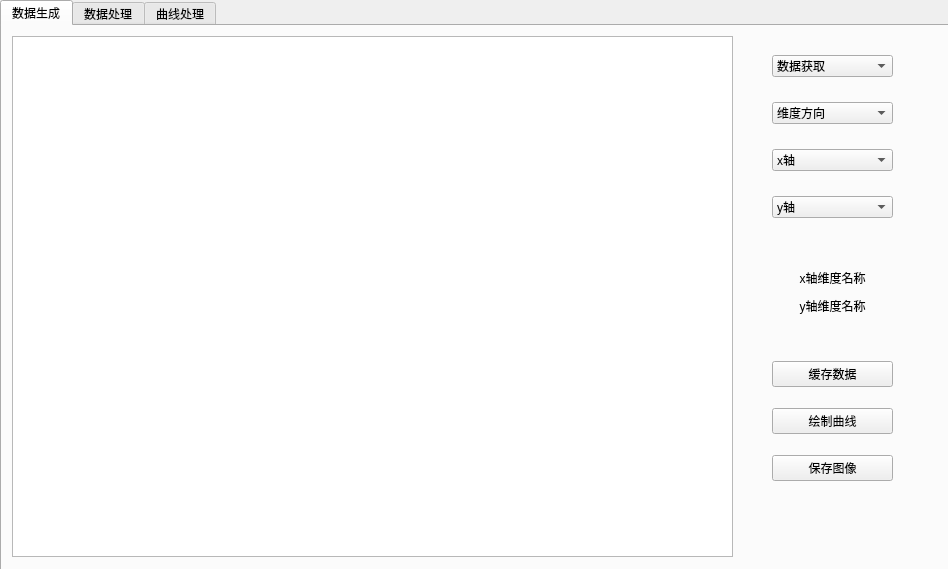
<?xml version="1.0" encoding="UTF-8"?>
<ui version="4.0">
 <class>Form</class>
 <widget class="QWidget" name="Form">
  <property name="geometry">
   <rect>
    <x>0</x>
    <y>0</y>
    <width>948</width>
    <height>569</height>
   </rect>
  </property>
  <property name="windowTitle">
   <string>Form</string>
  </property>
  <widget class="QTabWidget" name="tabWidget">
   <property name="geometry">
    <rect>
     <x>0</x>
     <y>0</y>
     <width>951</width>
     <height>571</height>
    </rect>
   </property>
   <property name="currentIndex">
    <number>0</number>
   </property>
   <widget class="QWidget" name="tab">
    <attribute name="title">
     <string>数据生成</string>
    </attribute>
    <widget class="QWidget" name="layoutWidget_2">
     <property name="geometry">
      <rect>
       <x>770</x>
       <y>10</y>
       <width>121</width>
       <height>201</height>
      </rect>
     </property>
     <layout class="QVBoxLayout" name="verticalLayout_3">
      <item>
       <widget class="QComboBox" name="comboBox">
        <item>
         <property name="text">
          <string>数据获取</string>
         </property>
        </item>
        <item>
         <property name="text">
          <string>读取图像</string>
         </property>
        </item>
        <item>
         <property name="text">
          <string>读取文件</string>
         </property>
        </item>
        <item>
         <property name="text">
          <string>手动输入</string>
         </property>
        </item>
        <item>
         <property name="text">
          <string>现有函数</string>
         </property>
        </item>
       </widget>
      </item>
      <item>
       <widget class="QComboBox" name="comboBox_2">
        <item>
         <property name="text">
          <string>维度方向</string>
         </property>
        </item>
        <item>
         <property name="text">
          <string>横向</string>
         </property>
        </item>
        <item>
         <property name="text">
          <string>纵向</string>
         </property>
        </item>
       </widget>
      </item>
      <item>
       <widget class="QComboBox" name="comboBox_3">
        <property name="sizePolicy">
         <sizepolicy hsizetype="Preferred" vsizetype="Fixed">
          <horstretch>0</horstretch>
          <verstretch>0</verstretch>
         </sizepolicy>
        </property>
        <property name="editable">
         <bool>false</bool>
        </property>
        <item>
         <property name="text">
          <string>x轴</string>
         </property>
        </item>
        <item>
         <property name="text">
          <string>维度1</string>
         </property>
        </item>
        <item>
         <property name="text">
          <string>维度2</string>
         </property>
        </item>
       </widget>
      </item>
      <item>
       <widget class="QComboBox" name="comboBox_4">
        <item>
         <property name="text">
          <string>y轴</string>
         </property>
        </item>
        <item>
         <property name="text">
          <string>维度1</string>
         </property>
        </item>
        <item>
         <property name="text">
          <string>维度2</string>
         </property>
        </item>
       </widget>
      </item>
     </layout>
    </widget>
    <widget class="QGraphicsView" name="graphicsView">
     <property name="geometry">
      <rect>
       <x>10</x>
       <y>10</y>
       <width>721</width>
       <height>521</height>
      </rect>
     </property>
    </widget>
    <widget class="QWidget" name="layoutWidget">
     <property name="geometry">
      <rect>
       <x>770</x>
       <y>320</y>
       <width>121</width>
       <height>151</height>
      </rect>
     </property>
     <layout class="QVBoxLayout" name="verticalLayout">
      <item>
       <widget class="QPushButton" name="pushButton_2">
        <property name="text">
         <string>缓存数据</string>
        </property>
       </widget>
      </item>
      <item>
       <widget class="QPushButton" name="pushButton_3">
        <property name="text">
         <string>绘制曲线</string>
        </property>
       </widget>
      </item>
      <item>
       <widget class="QPushButton" name="pushButton">
        <property name="text">
         <string>保存图像</string>
        </property>
       </widget>
      </item>
     </layout>
    </widget>
    <widget class="QWidget" name="layoutWidget">
     <property name="geometry">
      <rect>
       <x>770</x>
       <y>240</y>
       <width>121</width>
       <height>51</height>
      </rect>
     </property>
     <layout class="QVBoxLayout" name="verticalLayout_15">
      <item>
       <widget class="QLabel" name="label">
        <property name="mouseTracking">
         <bool>false</bool>
        </property>
        <property name="tabletTracking">
         <bool>false</bool>
        </property>
        <property name="autoFillBackground">
         <bool>false</bool>
        </property>
        <property name="text">
         <string>x轴维度名称</string>
        </property>
        <property name="alignment">
         <set>Qt::AlignCenter</set>
        </property>
        <property name="textInteractionFlags">
         <set>Qt::LinksAccessibleByMouse</set>
        </property>
       </widget>
      </item>
      <item>
       <widget class="QLabel" name="label_2">
        <property name="mouseTracking">
         <bool>false</bool>
        </property>
        <property name="tabletTracking">
         <bool>false</bool>
        </property>
        <property name="autoFillBackground">
         <bool>false</bool>
        </property>
        <property name="text">
         <string>y轴维度名称</string>
        </property>
        <property name="alignment">
         <set>Qt::AlignCenter</set>
        </property>
       </widget>
      </item>
     </layout>
    </widget>
   </widget>
   <widget class="QWidget" name="tab_2">
    <attribute name="title">
     <string>数据处理</string>
    </attribute>
    <widget class="QWidget" name="layoutWidget_8">
     <property name="geometry">
      <rect>
       <x>770</x>
       <y>30</y>
       <width>121</width>
       <height>411</height>
      </rect>
     </property>
     <layout class="QVBoxLayout" name="verticalLayout_11">
      <item>
       <widget class="QComboBox" name="comboBox_17">
        <item>
         <property name="text">
          <string>包络线</string>
         </property>
        </item>
        <item>
         <property name="text">
          <string>上包络线</string>
         </property>
        </item>
        <item>
         <property name="text">
          <string>下包络线</string>
         </property>
        </item>
        <item>
         <property name="text">
          <string>均值包络线</string>
         </property>
        </item>
       </widget>
      </item>
      <item>
       <widget class="QComboBox" name="comboBox_18">
        <item>
         <property name="text">
          <string>曲线拟合</string>
         </property>
        </item>
        <item>
         <property name="text">
          <string>线性拟合</string>
         </property>
        </item>
        <item>
         <property name="text">
          <string>非线性拟合</string>
         </property>
        </item>
       </widget>
      </item>
      <item>
       <widget class="QPushButton" name="pushButton_19">
        <property name="text">
         <string>傅里叶变换</string>
        </property>
       </widget>
      </item>
      <item>
       <widget class="QPushButton" name="pushButton_18">
        <property name="text">
         <string>频谱</string>
        </property>
       </widget>
      </item>
      <item>
       <widget class="QPushButton" name="pushButton_20">
        <property name="text">
         <string>PCA</string>
        </property>
       </widget>
      </item>
      <item>
       <widget class="QPushButton" name="pushButton_21">
        <property name="text">
         <string>混合高斯拟合</string>
        </property>
       </widget>
      </item>
     </layout>
    </widget>
    <widget class="QGraphicsView" name="graphicsView_6">
     <property name="geometry">
      <rect>
       <x>10</x>
       <y>10</y>
       <width>721</width>
       <height>521</height>
      </rect>
     </property>
    </widget>
    <widget class="QWidget" name="layoutWidget_9">
     <property name="geometry">
      <rect>
       <x>770</x>
       <y>440</y>
       <width>121</width>
       <height>81</height>
      </rect>
     </property>
     <layout class="QVBoxLayout" name="verticalLayout_12">
      <item>
       <widget class="QPushButton" name="pushButton_15">
        <property name="text">
         <string>保存图像</string>
        </property>
       </widget>
      </item>
     </layout>
    </widget>
   </widget>
   <widget class="QWidget" name="tab_3">
    <attribute name="title">
     <string>曲线处理</string>
    </attribute>
    <widget class="QGraphicsView" name="graphicsView_7">
     <property name="geometry">
      <rect>
       <x>10</x>
       <y>10</y>
       <width>721</width>
       <height>521</height>
      </rect>
     </property>
    </widget>
    <widget class="QWidget" name="layoutWidget_11">
     <property name="geometry">
      <rect>
       <x>770</x>
       <y>340</y>
       <width>121</width>
       <height>151</height>
      </rect>
     </property>
     <layout class="QVBoxLayout" name="verticalLayout_14">
      <item>
       <widget class="QPushButton" name="pushButton_26">
        <property name="text">
         <string>保存图像</string>
        </property>
       </widget>
      </item>
     </layout>
    </widget>
    <widget class="QPushButton" name="pushButton_22">
     <property name="geometry">
      <rect>
       <x>740</x>
       <y>20</y>
       <width>81</width>
       <height>31</height>
      </rect>
     </property>
     <property name="text">
      <string>横向拉伸倍数</string>
     </property>
    </widget>
    <widget class="QPushButton" name="pushButton_23">
     <property name="geometry">
      <rect>
       <x>740</x>
       <y>60</y>
       <width>81</width>
       <height>31</height>
      </rect>
     </property>
     <property name="text">
      <string>横向平移距离</string>
     </property>
    </widget>
    <widget class="QPushButton" name="pushButton_24">
     <property name="geometry">
      <rect>
       <x>740</x>
       <y>100</y>
       <width>81</width>
       <height>31</height>
      </rect>
     </property>
     <property name="text">
      <string>纵向拉伸倍数</string>
     </property>
    </widget>
    <widget class="QPushButton" name="pushButton_25">
     <property name="geometry">
      <rect>
       <x>740</x>
       <y>142</y>
       <width>81</width>
       <height>31</height>
      </rect>
     </property>
     <property name="text">
      <string>纵向平移距离</string>
     </property>
    </widget>
    <widget class="QPushButton" name="pushButton_27">
     <property name="geometry">
      <rect>
       <x>740</x>
       <y>182</y>
       <width>81</width>
       <height>31</height>
      </rect>
     </property>
     <property name="text">
      <string>横向拉伸倍数</string>
     </property>
    </widget>
    <widget class="QPushButton" name="pushButton_28">
     <property name="geometry">
      <rect>
       <x>740</x>
       <y>222</y>
       <width>81</width>
       <height>31</height>
      </rect>
     </property>
     <property name="text">
      <string>横向分割数量</string>
     </property>
    </widget>
    <widget class="QPushButton" name="pushButton_29">
     <property name="geometry">
      <rect>
       <x>740</x>
       <y>260</y>
       <width>81</width>
       <height>31</height>
      </rect>
     </property>
     <property name="text">
      <string>纵向分割数量</string>
     </property>
    </widget>
    <widget class="QTextEdit" name="textEdit">
     <property name="geometry">
      <rect>
       <x>830</x>
       <y>20</y>
       <width>81</width>
       <height>31</height>
      </rect>
     </property>
    </widget>
    <widget class="QTextEdit" name="textEdit_2">
     <property name="geometry">
      <rect>
       <x>830</x>
       <y>60</y>
       <width>81</width>
       <height>31</height>
      </rect>
     </property>
    </widget>
    <widget class="QTextEdit" name="textEdit_3">
     <property name="geometry">
      <rect>
       <x>830</x>
       <y>100</y>
       <width>81</width>
       <height>31</height>
      </rect>
     </property>
    </widget>
    <widget class="QTextEdit" name="textEdit_4">
     <property name="geometry">
      <rect>
       <x>830</x>
       <y>140</y>
       <width>81</width>
       <height>31</height>
      </rect>
     </property>
    </widget>
    <widget class="QTextEdit" name="textEdit_5">
     <property name="geometry">
      <rect>
       <x>830</x>
       <y>180</y>
       <width>81</width>
       <height>31</height>
      </rect>
     </property>
    </widget>
    <widget class="QTextEdit" name="textEdit_6">
     <property name="geometry">
      <rect>
       <x>830</x>
       <y>220</y>
       <width>81</width>
       <height>31</height>
      </rect>
     </property>
    </widget>
    <widget class="QTextEdit" name="textEdit_7">
     <property name="geometry">
      <rect>
       <x>830</x>
       <y>260</y>
       <width>81</width>
       <height>31</height>
      </rect>
     </property>
    </widget>
   </widget>
  </widget>
 </widget>
 <resources/>
 <connections/>
</ui>
